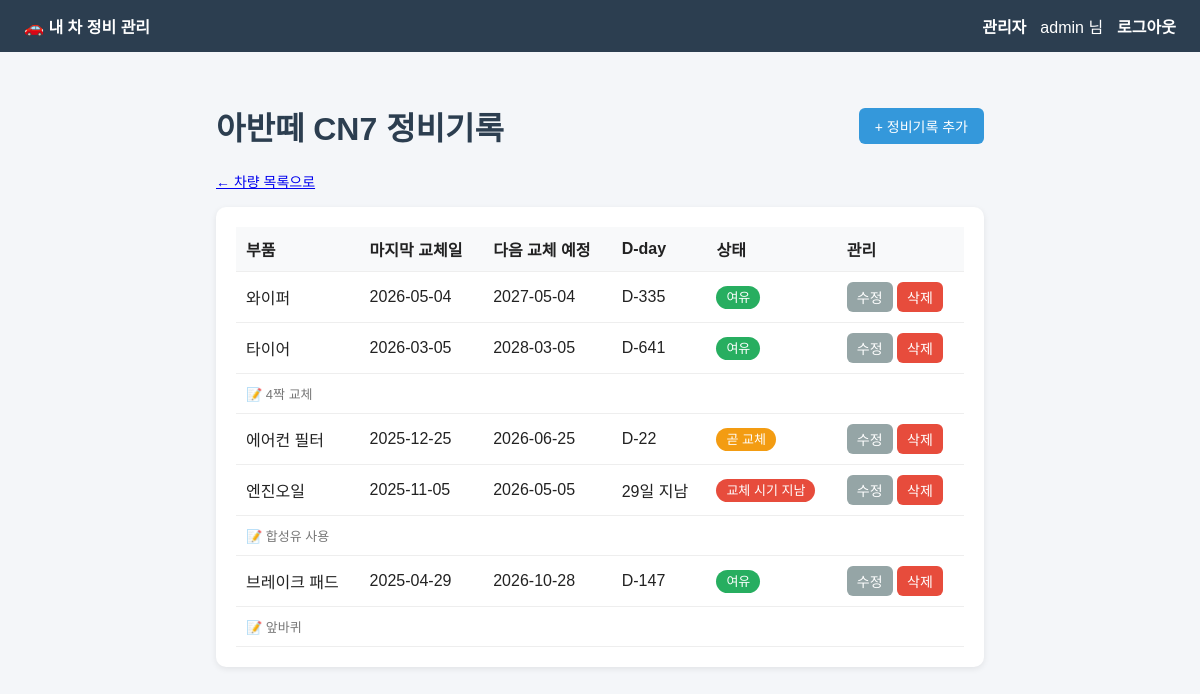
The page /car/1/ (signed in) on the database its author committed.
### tables this page shows
CREATE TABLE cars (
            id       INTEGER PRIMARY KEY AUTOINCREMENT,
            user_id  INTEGER NOT NULL,
            car_name TEXT NOT NULL,
            mileage  INTEGER DEFAULT 0,
            FOREIGN KEY (user_id) REFERENCES users(id)
        );

CREATE TABLE records (
            id           INTEGER PRIMARY KEY AUTOINCREMENT,
            car_id       INTEGER NOT NULL,
            part_name    TEXT NOT NULL,
            last_date    TEXT NOT NULL,
            cycle_months INTEGER NOT NULL,
            memo         TEXT,
            FOREIGN KEY (car_id) REFERENCES cars(id)
        );

### app.py (the view)
@app.route('/car/<int:car_id>/')
def car_detail(car_id):
    if 'user_id' not in session:
        return redirect('/login/')
    conn = get_db()
    cur = conn.cursor()
    cur.execute('SELECT * FROM cars WHERE id = ?', (car_id,))
    car = cur.fetchone()
    cur.execute('SELECT * FROM records WHERE car_id = ? ORDER BY last_date DESC', (car_id,))
    records = cur.fetchall()
    conn.close()
    record_list = []
    for r in records:
        next_date, d_day, status, color = calc_dday(r['last_date'], r['cycle_months'])
        record_list.append({
            'record': r,
            'next_date': next_date,
            'd_day': d_day,
            'status': status,
            'color': color
        })
    return render_template('car_detail.html', car=car, record_list=record_list)

### app.py (called while the page is built)
def get_db():
    conn = sqlite3.connect(DB_NAME)
    conn.row_factory = sqlite3.Row  # 결과를 컬럼 이름으로 꺼낼 수 있게 해줌
    return conn

def calc_dday(last_date, cycle_months):
    last = datetime.strptime(last_date, '%Y-%m-%d').date()
    total_month = last.month - 1 + cycle_months
    next_year = last.year + total_month // 12
    next_month = total_month % 12 + 1
    next_day = min(last.day, 28)  # 30/31일 등 말일 오류 방지용 간단 처리
    next_date = date(next_year, next_month, next_day)
    d_day = (next_date - date.today()).days  # 남은 날 (음수면 이미 지남)
    if d_day < 0:
        status = '교체 시기 지남'
        color = 'red'
    elif d_day <= 30:
        status = '곧 교체'
        color = 'orange'
    else:
        status = '여유'
        color = 'green'
    return next_date.strftime('%Y-%m-%d'), d_day, status, color

### templates/car_detail.html
{% extends 'base.html' %}
{% block content %}
<div style="display:flex; align-items:center;">
    <h1>{{ car['car_name'] }} 정비기록</h1>
    <a href="/car/{{ car['id'] }}/record/add/" class="btn" style="margin-left:auto;">+ 정비기록 추가</a>
</div>
<a href="/" style="font-size:14px;">← 차량 목록으로</a>
<div class="card" style="margin-top:16px;">
{% if record_list %}
    <table>
        <tr>
            <th>부품</th>
            <th>마지막 교체일</th>
            <th>다음 교체 예정</th>
            <th>D-day</th>
            <th>상태</th>
            <th>관리</th>
        </tr>
        {% for item in record_list %}
        <tr>
            <td>{{ item.record['part_name'] }}</td>
            <td>{{ item.record['last_date'] }}</td>
            <td>{{ item.next_date }}</td>
            <td>
                {% if item.d_day < 0 %}
                    {{ -item.d_day }}일 지남
                {% else %}
                    D-{{ item.d_day }}
                {% endif %}
            </td>
            <td><span class="badge {{ item.color }}">{{ item.status }}</span></td>
            <td>
                <a href="/record/{{ item.record['id'] }}/edit/" class="btn btn-gray" style="padding:5px 10px;">수정</a>
                <a href="/record/{{ item.record['id'] }}/delete/" class="btn btn-danger" style="padding:5px 10px;"
                   onclick="return confirm('삭제할까요?')">삭제</a>
            </td>
        </tr>
        {% if item.record['memo'] %}
        <tr><td colspan="6" style="color:#777; font-size:13px;">📝 {{ item.record['memo'] }}</td></tr>
        {% endif %}
        {% endfor %}
    </table>
{% else %}
    <p>아직 정비기록이 없어요. <b>+ 정비기록 추가</b>로 첫 기록을 남겨보세요.</p>
{% endif %}
</div>
{% endblock %}

### templates/base.html (shortened to what this page needs)
<!doctype html>
<html lang="ko">
<head>
</head>
<body>
    <div class="nav">
        <a href="/">🚗 내 차 정비 관리</a>
        <div class="right">
            {% if session['username'] %}
                {% if session['role'] == 'admin' %}
                    <a href="/admin/">관리자</a>
                {% endif %}
                <span>{{ session['username'] }} 님</span>
                <a href="/logout/">로그아웃</a>
            {% else %}
                <a href="/login/">로그인</a>
                <a href="/register/">회원가입</a>
            {% endif %}
        </div>
    </div>
    <div class="container">
        {% block content %}{% endblock %}
    </div>
</body>
</html>

### templates/base.html (style rules this page uses)
* { box-sizing: border-box; font-family: 'Malgun Gothic', sans-serif; }
body { margin: 0; background: #f4f6f9; color: #222; }
.nav { background: #2c3e50; color: #fff; padding: 14px 24px; display: flex; align-items: center; gap: 18px; }
.nav a { color: #fff; text-decoration: none; font-weight: bold; }
.nav .right { margin-left: auto; display: flex; gap: 14px; align-items: center; }
.container { max-width: 800px; margin: 30px auto; padding: 0 16px; }
.card { background: #fff; border-radius: 10px; padding: 20px; box-shadow: 0 2px 6px rgba(0,0,0,0.08); margin-bottom: 16px; }
h1, h2 { color: #2c3e50; }
.btn { display: inline-block; background: #3498db; color: #fff; padding: 8px 16px; border-radius: 6px; text-decoration: none; border: none; cursor: pointer; font-size: 14px; }
.btn-danger { background: #e74c3c; }
.btn-gray { background: #95a5a6; }
table { width: 100%; border-collapse: collapse; }
th, td { padding: 10px; border-bottom: 1px solid #eee; text-align: left; }
th { background: #f8f9fa; }
.badge { padding: 4px 10px; border-radius: 12px; color: #fff; font-size: 13px; }
.red { background: #e74c3c; }
.orange { background: #f39c12; }
.green { background: #27ae60; }

### rows shown on the page
cars: car_name "아반떼 CN7"
records: record.part_name "와이퍼", record.last_date "2026-05-04"
records: record.part_name "타이어", record.last_date "2026-03-05", record.memo "4짝 교체"
records: record.part_name "에어컨 필터", record.last_date "2025-12-25"
records: record.part_name "엔진오일", record.last_date "2025-11-05", record.memo "합성유 사용"
records: record.part_name "브레이크 패드", record.last_date "2025-04-29", record.memo "앞바퀴"

### other values the page prints
{{ session['username'] }} "admin"
{{ item.next_date }} "2027-05-04" "2028-03-05" "2026-06-25" "2026-05-05" "2026-10-28"
{{ item.d_day }} "335" "641" "22" "147"
{{ item.status }} "여유" "여유" "곧 교체" "교체 시기 지남" "여유"
{{ item.d_day }} "29"
